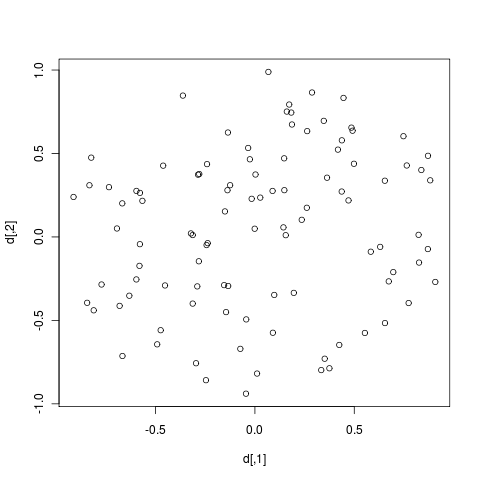

The R source for this figure:
n = 100; d = matrix(nrow = n,ncol = 2);

for (i in 1:n) {
	distance = 99999;
	while (distance > 1) {
		x = runif(1,-1,1); y = runif(1,-1,1);
		distance = sqrt(x^2 + y^2);
	}
	d[i,] = c(x,y);
}

plot(d)
	
